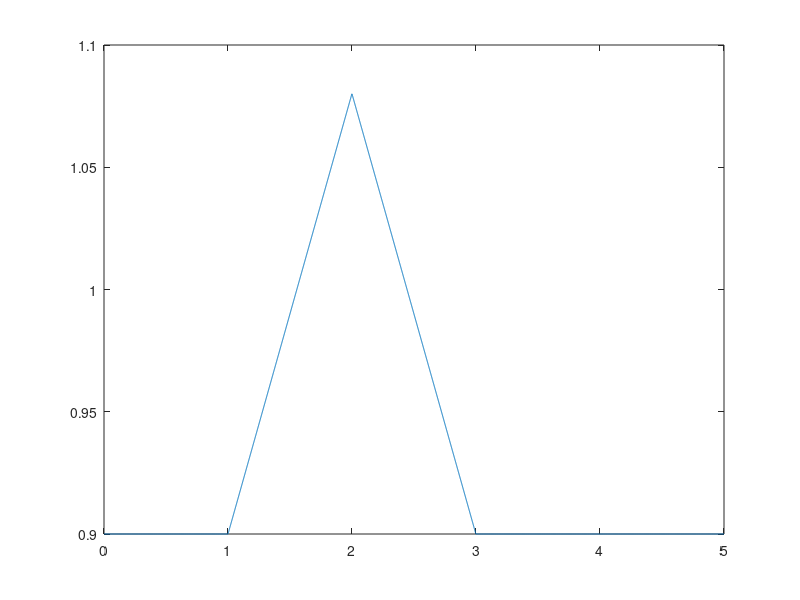

MATLAB code for this plot:
%  Function:       create_triangle.m
% 
%  Description:    Generate test cases based on Mileusnic et al 2006 JNP.
%                  Create a triangle function for spindle model input,
%                  starting length L1 (units: L0), final length L2 (units: 
%                  L0), ramp slope V (units: L0/s). Time step 0.001 s. Time
%                  vector length 5s. Start point of triangle: 1s. 
% 
%  Date:           03-31-11
%  
%  Author:         Boshuo Wang, boshuowa@usc.edu
% 
%  Output:         triangle.mat, variable name: data
% 
%  Others:         .mat file is input for spindle_test_triangle.mdl

L1=0.90;        %min length     (Mileusnic et al 2006 JNP)
L2=1.08;        %max length
V=0.18;         %rising velocity (L0/s)

dt=0.001;
t=linspace(0,5,5/dt+1);

L=ones(size(t))*L1;

tstart=1;

n1=tstart/dt+1;n2=round((L2-L1)/V/dt);

L(n1:n1+n2-1) = L(n1:n1+n2-1)  +linspace(0,(L2-L1),n2);

L(n1+n2:n1+n2*2-1)=L(n1+n2:n1+n2*2-1)+linspace((L2-L1),0,n2);

plot(t,L);

data=[t;L];
save triangle.mat data
